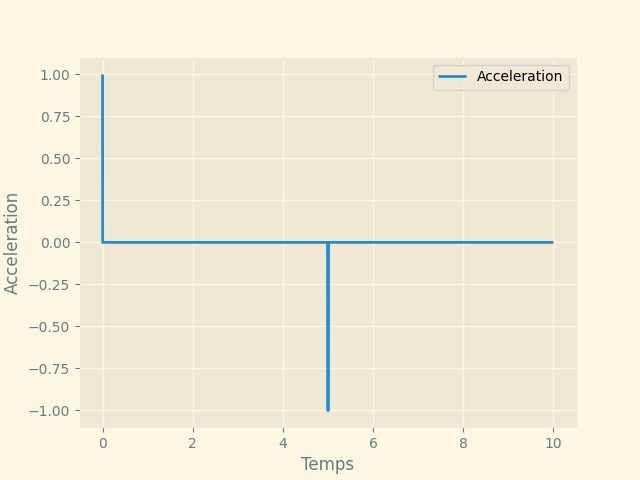

Recreate this plot in Python.
# plot linear function using matplotlib

import matplotlib.pyplot as plt
import numpy as np
x = np.linspace(0, 10, 100000)
pos = lambda x : x if x < 5 else 5
vit = lambda x : 1 if x < 5 else 0
def acc(x):
    if abs(x-5) < 0.01:
        return -1
    if x==0:
        return 1
    return 0 

def apply(f, x):
    return [f(i) for i in x]
plt.style.use('Solarize_Light2')
plt.plot(x, apply(pos, x), label='Position')
# change graph
plt.xlabel('Temps')
plt.ylabel('Position')
plt.legend()
plt.savefig('position.png')
plt.figure()

plt.plot(x, apply(vit, x), label='Vitesse')
plt.xlabel('Temps')
plt.ylabel('Vitesse')
plt.legend()
plt.savefig('vitesse.png')
plt.figure()

plt.plot(x, apply(acc, x), label='Acceleration')
plt.xlabel('Temps')
plt.ylabel('Acceleration')
plt.legend()
plt.savefig('acceleration.png')
